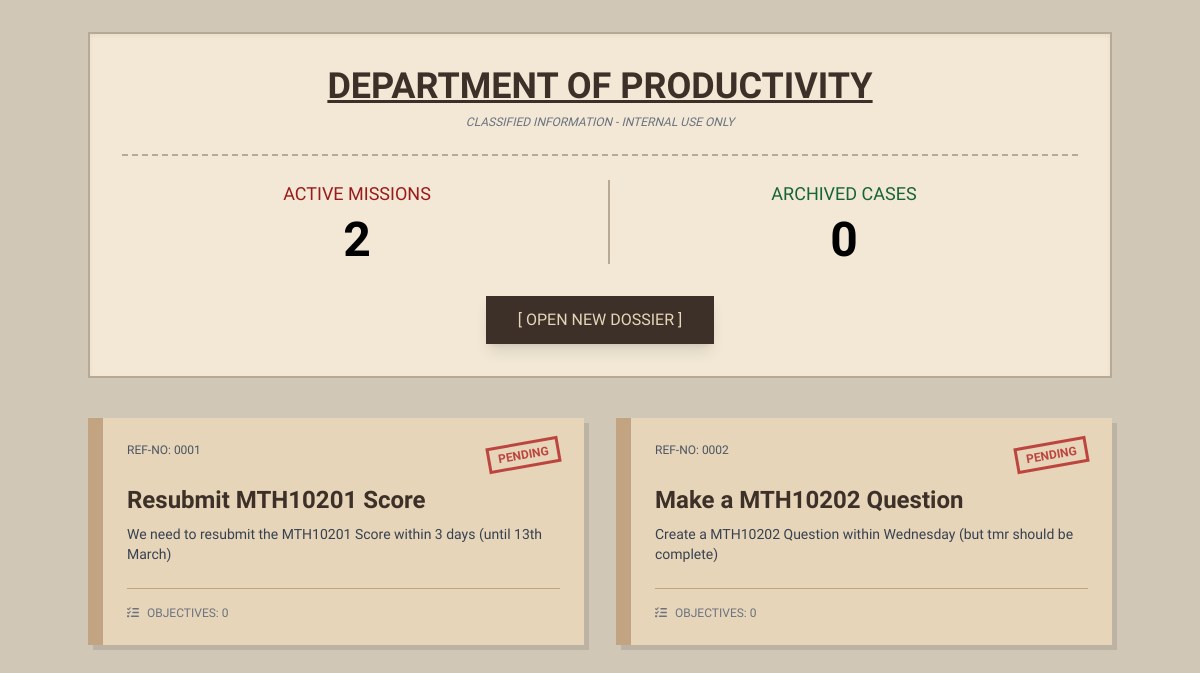
/todo/, run on the app's committed database.
### models.py (models this page shows)
class Task(db.Model):
    id = db.Column(db.Integer, primary_key=True)
    title = db.Column(db.String(200), nullable=False)
    description = db.Column(db.Text, nullable=True)
    status = db.Column(db.String(20), default='pending')
    subtasks = db.relationship('Subtask', backref='task', lazy=True, cascade="all, delete-orphan")

### todo_routes.py (the view)
@todo_bp.route('/')
def index():
    tasks = Task.query.all()
    pending_count = sum(1 for task in tasks if task.status == 'pending')
    completed_count = len(tasks) - pending_count
    return render_template('todo/index.html', tasks=tasks, pending_count=pending_count, completed_count=completed_count)

### templates/todo/index.html (shortened to what this page needs)
<!DOCTYPE html>
<html lang="en">
<head>
    <script src="https://cdn.tailwindcss.com"></script>
    <link rel="stylesheet" href="https://cdnjs.cloudflare.com/ajax/libs/font-awesome/6.4.0/css/all.min.css">
</head>
<body class="p-8">
    <div class="max-w-5xl mx-auto">
        <div class="bg-[#f2e8d5] p-8 border-2 border-[#b8a994] mb-10 shadow-inner relative overflow-hidden">
            <h1 class="text-4xl typewriter font-bold text-[#3d3028] mb-2 text-center underline">DEPARTMENT OF PRODUCTIVITY</h1>
            <p class="text-center typewriter text-xs text-gray-500 mb-6 italic">CLASSIFIED INFORMATION - INTERNAL USE ONLY</p>
            <div class="grid grid-cols-2 gap-4 mt-4 border-t-2 border-dashed border-[#b8a994] pt-6">
                <div class="text-center">
                    <p class="typewriter text-lg text-red-800">ACTIVE MISSIONS</p>
                    <p class="text-5xl font-bold mt-2">{{ pending_count }}</p>
                </div>
                <div class="text-center border-l-2 border-[#b8a994]">
                    <p class="typewriter text-lg text-green-800">ARCHIVED CASES</p>
                    <p class="text-5xl font-bold mt-2">{{ completed_count }}</p>
                </div>
            </div>
            <button onclick="document.getElementById('taskModal').classList.remove('hidden')"
                    class="mt-8 mx-auto block bg-[#3d3028] text-[#e6d5b8] px-8 py-3 typewriter hover:bg-black transition shadow-lg">
                [ OPEN NEW DOSSIER ]
            </button>
        </div>
        <div class="grid grid-cols-1 md:grid-cols-2 gap-8">
            {% for task in tasks %}
            <div class="relative group">
                <a href="{{ url_for('todo.task_detail', task_id=task.id) }}" class="folder-card p-6 block hover:-translate-y-1 transition duration-200 relative overflow-hidden h-full">
                    <div class="flex justify-between items-start mb-4">
                        <span class="text-xs typewriter text-gray-600">REF-NO: {{ "%04d"|format(task.id) }}</span>
                        <div class="{% if task.status == 'pending' %}stamp-pending{% else %}stamp-done{% endif %} typewriter text-xs">
                            {{ task.status }}
                        </div>
                    </div>
                    <h3 class="text-2xl font-bold text-[#3d3028] mb-2 group-hover:underline">{{ task.title }}</h3>
                    <p class="text-sm text-gray-700 h-12 overflow-hidden mb-4">{{ task.description or "No further intel..." }}</p>
                    <div class="flex items-center text-xs typewriter text-gray-500 border-t border-[#c2a382] pt-4">
                        <i class="fa-solid fa-list-check mr-2"></i> OBJECTIVES: {{ task.subtasks | length }}
                    </div>
                </a>
            </div>
            {% endfor %}
        </div>
    </div>
</body>
</html>

### templates/todo/index.html (style rules this page uses)
body { background-color: #d1c7b7; font-family: 'Prompt', sans-serif; }
.typewriter { font-family: 'Special Elite', cursive; }
.folder-card { background-color: #e6d5b8; border-left: 15px solid #c2a382; box-shadow: 5px 5px 0px rgba(0,0,0,0.1); }
.stamp-pending { border: 3px solid #b22222; color: #b22222; transform: rotate(-10deg); font-weight: bold; text-transform: uppercase; padding: 2px 8px; opacity: 0.8; }

### data on the page
Task: id "0001", status "PENDING", title "Resubmit MTH10201 Score", description "We need to resubmit the MTH10201 Score within 3 days (until 13th March)", subtasks|length "0"
Task: id "0002", status "PENDING", title "Make a MTH10202 Question", description "Create a MTH10202 Question within Wednesday (but tmr should be complete)", subtasks|length "0"

### other printed values
{{ pending_count }} "2"
{{ completed_count }} "0"
